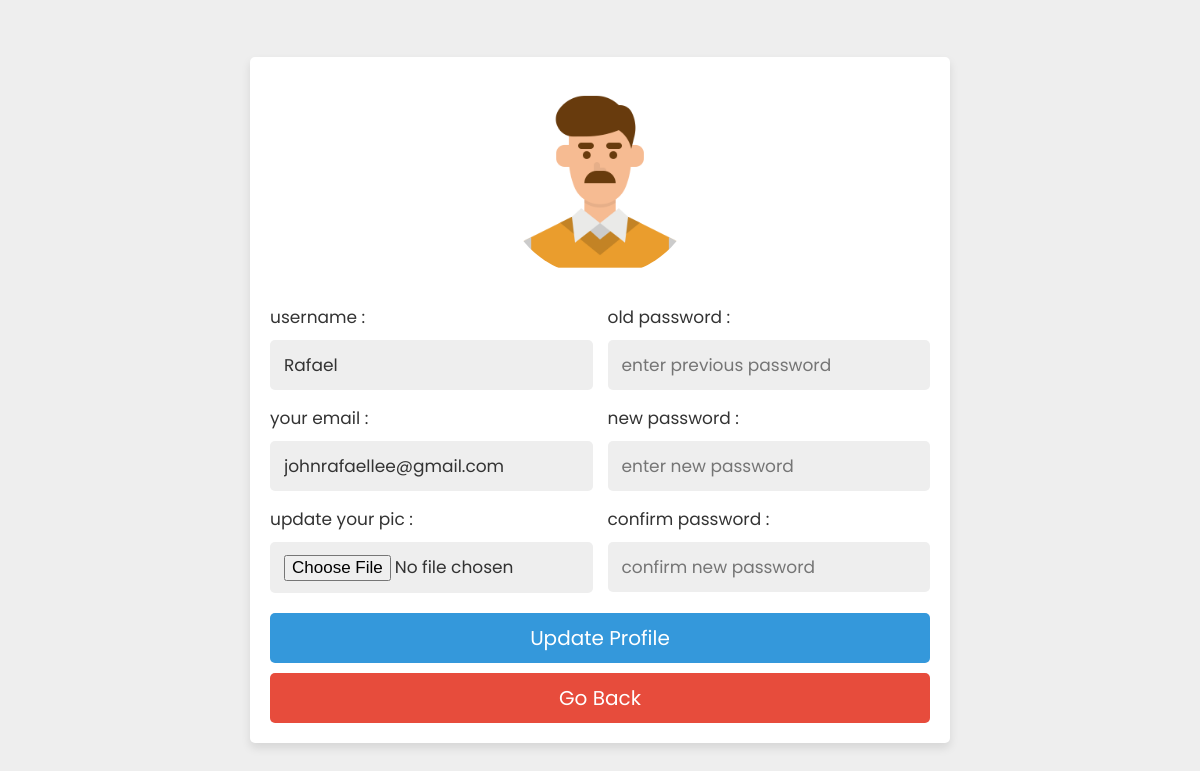
/update_profile.php (signed in), run on the app's committed database.
### tables this page shows
CREATE TABLE `user_form` (
  `id` int(100) NOT NULL,
  `unique_id` int(255) NOT NULL,
  `firstname` varchar(100) NOT NULL,
  `email` varchar(100) NOT NULL,
  `cpnum` varchar(11) NOT NULL,
  `password` varchar(100) NOT NULL,
  `image` varchar(100) NOT NULL,
  `middlename` varchar(100) NOT NULL,
  `lastname` varchar(100) NOT NULL,
  `age` int(100) NOT NULL,
  `address` varchar(255) NOT NULL,
  `gender` enum('male','female') NOT NULL,
  `status` varchar(255) NOT NULL
);

### update_profile.php (the view, shortened to what this page needs)
<?php
include 'php/config.php';
$user_id = $_SESSION['user_id'];
?>
<!DOCTYPE html>
<html lang="en">
<head>
   <link rel="stylesheet" href="css/style.css">
</head>
<body>
<div class="update-profile">
   <?php
      $select = mysqli_query($conn, "SELECT * FROM `user_form` WHERE id = '$user_id'") or die('query failed');
      if(mysqli_num_rows($select) > 0){
         $fetch = mysqli_fetch_assoc($select);
      }
   ?>
   <form action="" method="post" enctype="multipart/form-data">
      <?php
         if($fetch['image'] == ''){
            echo '<img src="images/default-avatar.png">';
         }else{
            echo '<img src="uploaded_img/'.$fetch['image'].'">';
         }
      ?>
      <div class="flex">
         <div class="inputBox">
            <span>username :</span>
            <input type="text" name="update_name" value="<?php echo $fetch['firstname']; ?>" class="box">
            <span>your email :</span>
            <input type="email" name="update_email" value="<?php echo $fetch['email']; ?>" class="box">
            <span>update your pic :</span>
            <input type="file" name="update_image" accept="image/jpg, image/jpeg, image/png" class="box">
         </div>
         <div class="inputBox">
            <span>old password :</span>
            <input type="password" name="update_pass" placeholder="enter previous password" class="box">
            <span>new password :</span>
            <input type="password" name="new_pass" placeholder="enter new password" class="box">
            <span>confirm password :</span>
            <input type="password" name="confirm_pass" placeholder="confirm new password" class="box">
         </div>
      </div>
      <input type="submit" value="Update Profile" name="update_profile" class="btn">
      <a href="home.php" class="delete-btn">Go Back</a>
   </form>
</div>
</body>
</html>

### css/style.css (style rules this page uses)
:root { --blue:#3498db; --dark-blue:#2980b9; --red:#e74c3c; --dark-red:#c0392b; --black:#333; --white:#fff; --light-bg:#eee; --box-shadow:0 5px 10px rgba(0,0,0,.1); }
* { font-family: 'Poppins', sans-serif; margin:0; padding:0; box-sizing: border-box; outline: none; border: none; text-decoration: none; }
.btn, .delete-btn { width: 100%; border-radius: 5px; padding:10px 30px; color:var(--white); display: block; text-align: center; cursor: pointer; font-size: 20px; margin-top: 10px; }
.btn { background-color: var(--blue); }
.delete-btn { background-color: var(--red); }
.update-profile { min-height: 100vh; background-color: var(--light-bg); display: flex; align-items: center; justify-content: center; padding:20px; }
.update-profile form { padding:20px; background-color: var(--white); box-shadow: var(--box-shadow); text-align: center; width: 700px; text-align: center; border-radius: 5px; }
.update-profile form img { height: 200px; width: 200p; border-radius: 50%; object-fit: cover; margin-bottom: 5px; }
.update-profile form .flex { display: flex; justify-content: space-between; margin-bottom: 20px; gap:15px; }
.update-profile form .flex .inputBox { width: 49%; }
.update-profile form .flex .inputBox span { text-align: left; display: block; margin-top: 15px; font-size: 17px; color:var(--black); }
.update-profile form .flex .inputBox .box { width: 100%; border-radius: 5px; background-color: var(--light-bg); padding:12px 14px; font-size: 17px; color:var(--black); margin-top: 10px; }

### data on the page
user_form: image (picture), update_name "Rafael", update_email "johnrafaellee@gmail.com"
